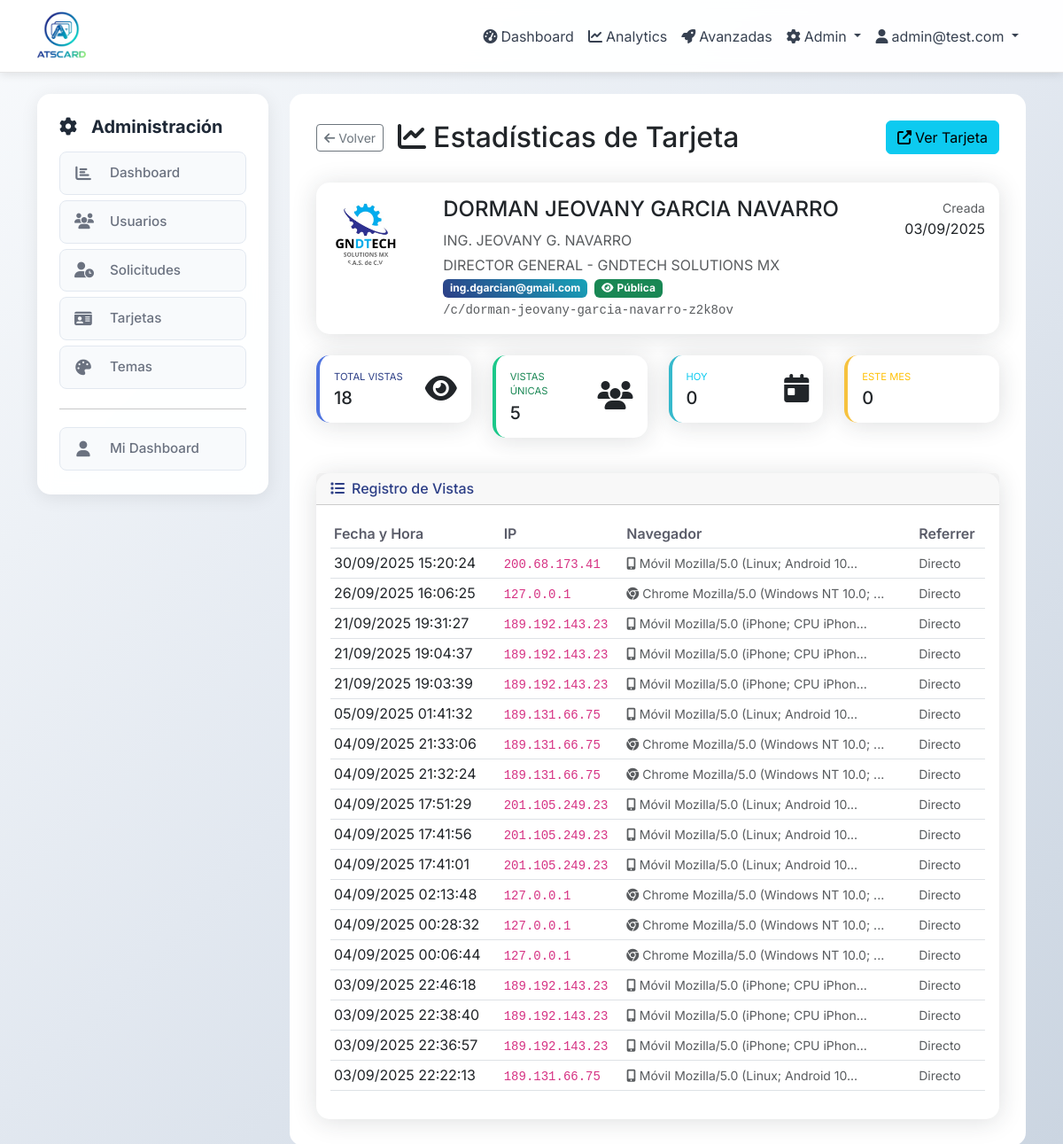
The page /admin/cards/10/views (signed in) on the database as committed earlier.
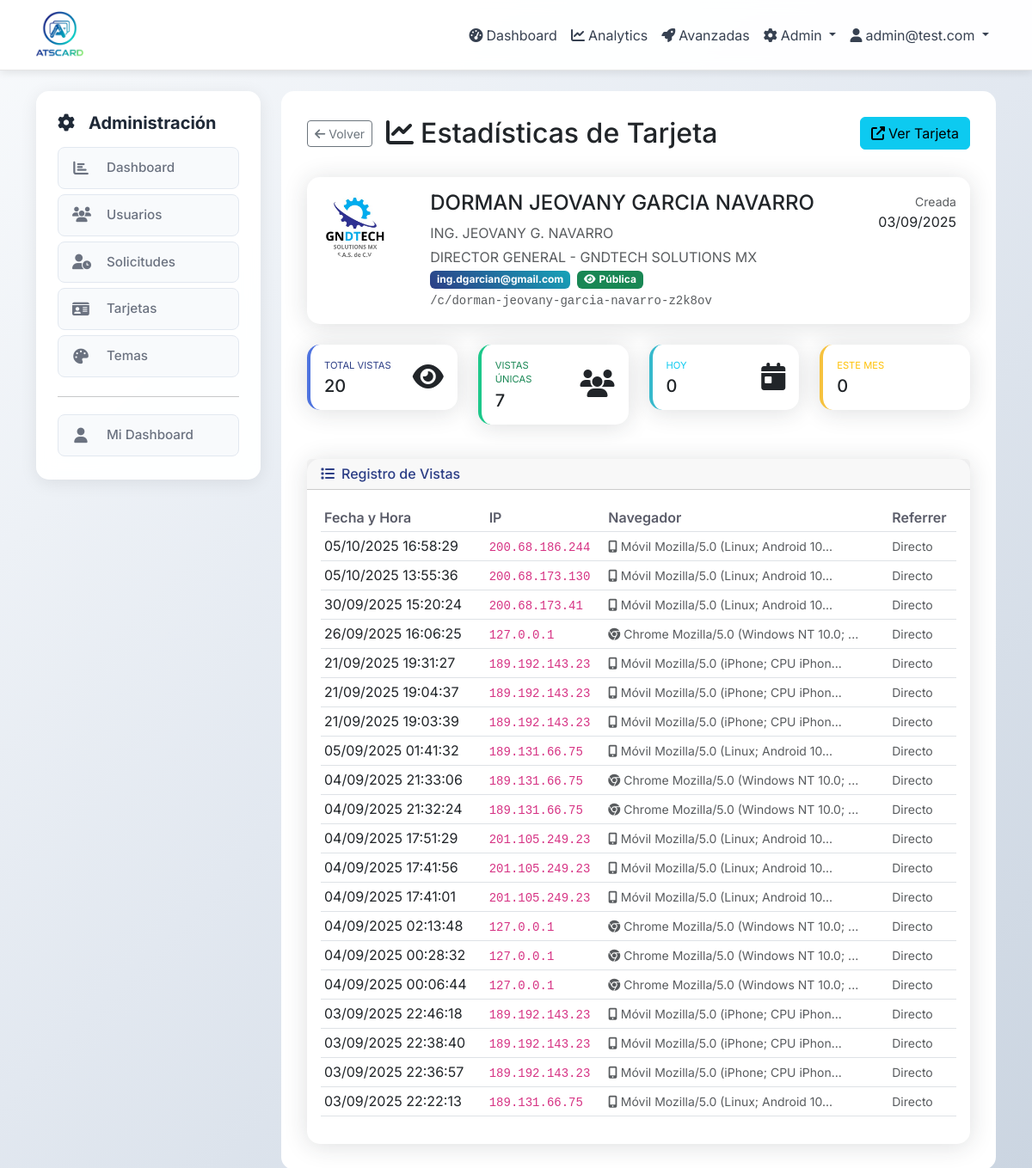
The same page on the database as committed later.
### app/models.py (models this page shows, shortened)
class CardView(db.Model):
    id = db.Column(db.Integer, primary_key=True)
    card_id = db.Column(db.Integer, db.ForeignKey('card.id'), nullable=False)
    ip_address = db.Column(db.String(45))  # IPv4 or IPv6
    user_agent = db.Column(db.String(500))
    referrer = db.Column(db.String(500))
    device_type = db.Column(db.String(20))  # mobile, tablet, desktop
    browser = db.Column(db.String(50))  # Chrome, Firefox, Safari, etc.
    platform = db.Column(db.String(50))  # windows, macos, linux, android, ios
    country = db.Column(db.String(100))  # User's country
    city = db.Column(db.String(100))  # User's city
    session_id = db.Column(db.String(100))  # Session tracking
    viewed_at = db.Column(db.DateTime, default=now_utc_for_db, index=True)
    card = db.relationship('Card', backref=db.backref('views', lazy='dynamic', cascade='all, delete-orphan'))

### app/admin/routes.py (the view)
@bp.route('/cards/<int:id>/views')
@login_required
@admin_required
def card_views(id):
    card = Card.query.get_or_404(id)
    page = request.args.get('page', 1, type=int)
    views = card.views.order_by(CardView.viewed_at.desc()).paginate(
        page=page, per_page=50, error_out=False
    )
    stats = {
        'total_views': card.get_total_views(),
        'unique_views': card.get_unique_views(),
        'views_today': card.get_views_today(),
        'views_this_month': card.get_views_this_month()
    }
    return render_template('admin/card_views.html', card=card, views=views, stats=stats)

### app/models.py (called while the page is built)
    def is_admin(self):
        return self.role == 'admin'

    def get_public_url(self):
        return f"/c/{self.slug}"

    def get_total_views(self):
        return self.views.count()

    def get_unique_views(self):
        from sqlalchemy import func
        return db.session.query(func.count(func.distinct(CardView.ip_address))).filter_by(card_id=self.id).scalar() or 0

    def get_views_today(self):
        start_utc, end_utc = get_date_range_utc(days=1)
        return self.views.filter(
            CardView.viewed_at >= start_utc,
            CardView.viewed_at <= end_utc
        ).count()

    def get_views_this_month(self):
        start_utc, end_utc = get_month_range_utc()
        return self.views.filter(
            CardView.viewed_at >= start_utc,
            CardView.viewed_at <= end_utc
        ).count()

    def get_avatar_path(self):
        if not self.theme:
            return self.avatar_path or self.avatar_square_path
        if self.theme.avatar_shape == 'rectangle':
            return self.avatar_rect_path or self.avatar_square_path or self.avatar_path
        else:
            return self.avatar_square_path or self.avatar_path or self.avatar_rect_path

### app/templates/admin/card_views.html (shortened to what the changed rows need)
{% extends "base.html" %}
{% block content %}
<div class="row">
    <div class="col-md-9">
        <div class="main-content">
            <div class="d-flex justify-content-between align-items-start mb-4">
                <div>
                    <div class="d-flex align-items-center mb-2">
                        <h2 class="mb-0">
                            <i class="fas fa-chart-line me-2"></i>Estadísticas de Tarjeta
                        </h2>
                    </div>
                </div>
            </div>
            <div class="row mb-4">
                <div class="col-lg-3 col-md-6 mb-3">
                    <div class="card border-left-primary">
                        <div class="card-body">
                            <div class="row no-gutters align-items-center">
                                <div class="col mr-2">
                                    <div class="text-xs font-weight-bold text-primary text-uppercase mb-1">
                                        Total Vistas
                                    </div>
                                    <div class="h5 mb-0 font-weight-bold text-gray-800">
                                        {{ stats.total_views }}
                                    </div>
                                </div>
                            </div>
                        </div>
                    </div>
                </div>
                <div class="col-lg-3 col-md-6 mb-3">
                    <div class="card border-left-success">
                        <div class="card-body">
                            <div class="row no-gutters align-items-center">
                                <div class="col mr-2">
                                    <div class="text-xs font-weight-bold text-success text-uppercase mb-1">
                                        Vistas Únicas
                                    </div>
                                    <div class="h5 mb-0 font-weight-bold text-gray-800">
                                        {{ stats.unique_views }}
                                    </div>
                                </div>
                            </div>
                        </div>
                    </div>
                </div>
            </div>
            <div class="card">
                <div class="card-body">
                    {% if views.items %}
                        <div class="table-responsive">
                            <table class="table table-sm">
                                <thead>
                                    <tr>
                                        <th>Fecha y Hora</th>
                                        <th>IP</th>
                                        <th>Navegador</th>
                                        <th>Referrer</th>
                                    </tr>
                                </thead>
                                <tbody>
                                    {% for view in views.items %}
                                    <tr>
                                        <td>
                                            {{ view.viewed_at|local_datetime('%d/%m/%Y %H:%M:%S') }}
                                        </td>
                                        <td>
                                            <code>{{ view.ip_address or 'N/A' }}</code>
                                        </td>
                                        <td>
                                            <small class="text-muted" title="{{ view.user_agent }}">
                                                {% if view.user_agent %}
                                                    {% if 'Mobile' in view.user_agent %}
                                                        <i class="fas fa-mobile-alt me-1"></i>Móvil
                                                    {% elif 'Chrome' in view.user_agent %}
                                                        <i class="fab fa-chrome me-1"></i>Chrome
                                                    {% elif 'Firefox' in view.user_agent %}
                                                        <i class="fab fa-firefox me-1"></i>Firefox
                                                    {% elif 'Safari' in view.user_agent %}
                                                        <i class="fab fa-safari me-1"></i>Safari
                                                    {% elif 'Edge' in view.user_agent %}
                                                        <i class="fab fa-edge me-1"></i>Edge
                                                    {% else %}
                                                        <i class="fas fa-globe me-1"></i>Otro
                                                    {% endif %}
                                                    {{ view.user_agent[:30] }}{% if view.user_agent|length > 30 %}...{% endif %}
                                                {% else %}
                                                    N/A
                                                {% endif %}
                                            </small>
                                        </td>
                                        <td>
                                            <small class="text-muted">
                                                {% if view.referrer %}
                                                    {{ view.referrer[:50] }}{% if view.referrer|length > 50 %}...{% endif %}
                                                {% else %}
                                                    Directo
                                                {% endif %}
                                            </small>
                                        </td>
                                    </tr>
                                    {% endfor %}
                                </tbody>
                            </table>
                        </div>
                    {% else %}
                        <div class="text-center py-4">
                            <i class="fas fa-chart-line fa-3x text-muted mb-3"></i>
                            <h6>Sin vistas registradas</h6>
                            <p class="text-muted mb-0">Esta tarjeta aún no ha sido vista por nadie.</p>
                        </div>
                    {% endif %}
                </div>
            </div>
        </div>
    </div>
</div>
{% endblock %}

Rows that differ between the two databases and show on the page:
added CardView: viewed_at|local_datetime "05/10/2025 16:58:29", ip_address "200.68.186.244", shows "Móvil", user_agent "Mozilla/5.0 (Linux; Android 10", shows "Directo"
added CardView: viewed_at|local_datetime "05/10/2025 13:55:36", ip_address "200.68.173.130", shows "Móvil", user_agent "Mozilla/5.0 (Linux; Android 10", shows "Directo"
Other text that changed with them:
{{ stats.total_views }}: "18" → "20"
{{ stats.unique_views }}: "5" → "7"
